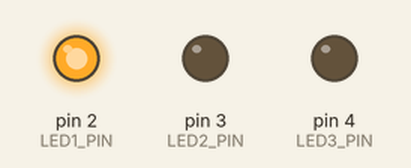
The sketch below on a simulated Arduino Uno, built with avr-gcc and run on an emulated ATmega328P. Shown: output pins drawn as LEDs (lit = HIGH).

Above: at 0.12 s.
At 3.62 s:
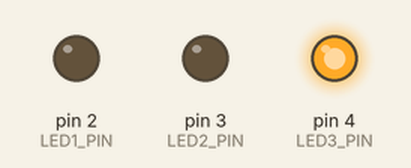
At 5.62 s:
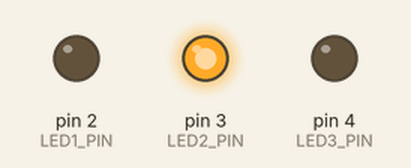
At 10.87 s:
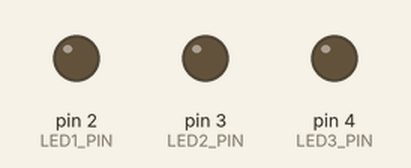
Timing chart, 0 to 11.2 s (numbered marks = the images above):
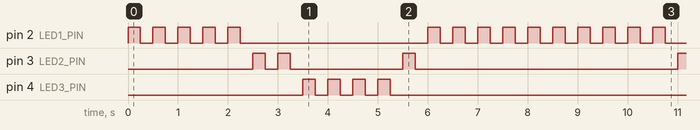

Measured:
- by itself, pin 2 (LED1_PIN): repeats every 8.5 s: 4 × (LOW 0.25 s, HIGH 0.25 s), LOW 3.8 s, 5 × (HIGH 0.25 s, LOW 0.25 s), HIGH 0.25 s
- by itself, pin 3 (LED2_PIN): repeats every 8.5 s: LOW 0.25 s, HIGH 0.25 s, LOW 2.3 s, HIGH 0.25 s, LOW 5.3 s, HIGH 0.25 s
- by itself, pin 4 (LED3_PIN): repeats every 8.5 s: 3 × (LOW 0.25 s, HIGH 0.25 s), LOW 6.8 s, HIGH 0.25 s

The sketch:

Ex5.ino
```cpp
#define LED1_PIN 2
#define LED2_PIN 3
#define LED3_PIN 4

void setup() {
  pinMode(LED1_PIN, OUTPUT);
  pinMode(LED2_PIN, OUTPUT);
  pinMode(LED3_PIN, OUTPUT);
}

void loop() {
  blink(LED1_PIN, 5);
  blink(LED2_PIN, 2);
  blink(LED3_PIN, 4);
  blink(LED2_PIN, 1);
  blink(LED1_PIN, 5);
}

void blink(int pin, int times) {
  for (int i = 0; i < times; i++) {
    digitalWrite(pin, HIGH);
    delay(250);
    digitalWrite(pin, LOW);
    delay(250);
  }
}
```
